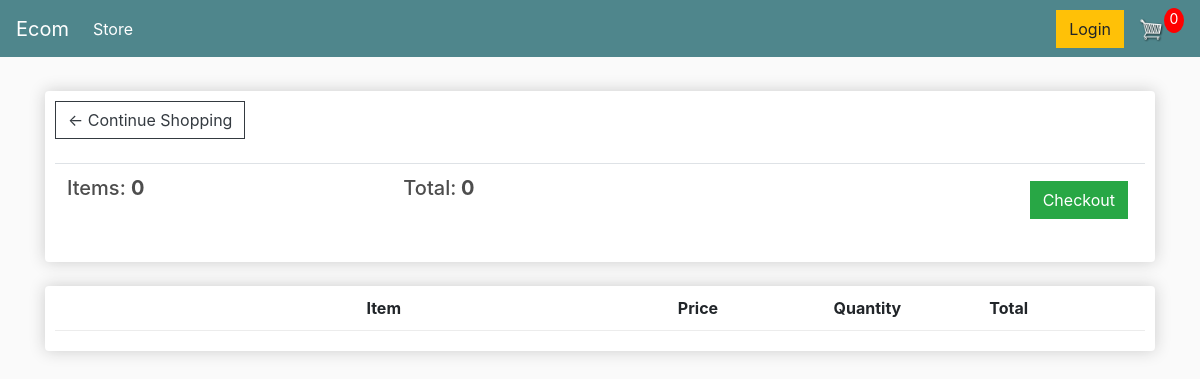
Page /cart (signed in) on the earlier database version.
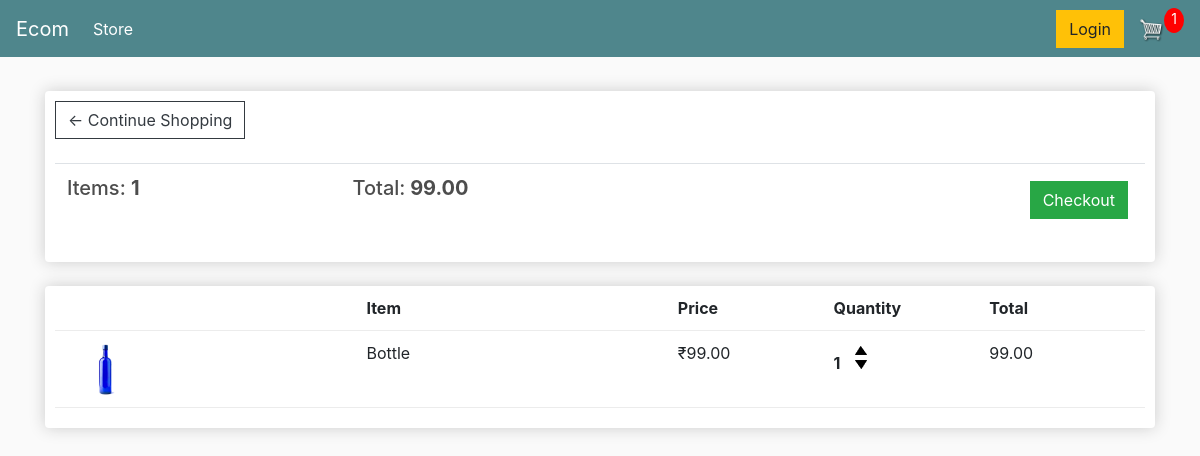
Same page on the later database version.
### store/models.py (models this page shows, shortened)
class Order(models.Model):
    customer=models.ForeignKey(Customer,on_delete=models.SET_NULL,blank=True,null=True)
    date_ordered=models.DateTimeField(auto_now_add=True)
    complete=models.BooleanField(default=False,null=True,blank=False)
    transaction_id=models.CharField(max_length=200,null=True)
    @property
    def get_cart_total(self):
        orderitems=self.orderitem_set.all()
        total=sum([item.get_total for item in orderitems])
        return total
    @property
    def get_cart_items(self):
        orderitems=self.orderitem_set.all()
        total=sum([item.quantity for item in orderitems])
        return total

class OrderItem(models.Model):
    product=models.ForeignKey(Product,on_delete=models.SET_NULL,blank=True,null=True)
    order=models.ForeignKey(Order,on_delete=models.SET_NULL,blank=True,null=True)
    quantity=models.IntegerField(default=0,null=True,blank=True)
    date_added=models.DateTimeField(auto_now_add=True)
    @property
    def get_total(self):
        total=self.product.price*self.quantity
        return total

class Product(models.Model):
    id=models.IntegerField(primary_key=True)
    name=models.CharField(max_length=200,null=True)
    price=models.DecimalField(max_digits=7,decimal_places=2)
    digital=models.BooleanField(default=False,null=True,blank=False)
    image=models.ImageField(null=True,blank=True)
    @property
    def imageURL(self):
        try:
            url=self.image.url
        except:
            url=""
        return url

### store/views.py (the view)
# urls.py: path('cart',views.cart,name='cart'),
def  cart(request):
    data=cartData(request)
    cartItems=data['cartItems']
    order=data['order']
    items=data['items']
    context={'items':items,'order':order,'cartItems':cartItems}
    return render(request,'cart.html',context)

### store/utils.py (called while the page is built)
def cartData(request):
        if request.user.is_authenticated:
                customer=request.user.customer
                order,created=Order.objects.get_or_create(customer=customer,complete=False)
                items=order.orderitem_set.all()
                cartItems=order.get_cart_items
        else:
                cookieData=cookieCart(request)
                cartItems=cookieData['cartItems']
                order=cookieData['order']
                items=cookieData['items']
        return {'items':items,'order':order,'cartItems':cartItems}

### templates/cart.html
{% extends 'main.html' %}
{% load static %}
{% block content %}
	<div class="row">
		<div class="col-lg-12">
			<div class="box-element">
				<a  class="btn btn-outline-dark" href="{% url 'store' %}">&#x2190; Continue Shopping</a>
				<br>
				<br>
				<table class="table">
					<tr>
						<th><h5>Items: <strong>{{order.get_cart_items}}</strong></h5></th>
						<th><h5>Total:<strong> {{order.get_cart_total}}</strong></h5></th>
						<th>
							<a  style="float:right; margin:5px;" class="btn btn-success" href="{% url 'checkout' %}">Checkout</a>
						</th>
					</tr>
				</table>
			</div>
			<br>
			<div class="box-element">
				<div class="cart-row">
					<div style="flex:2"></div>
					<div style="flex:2"><strong>Item</strong></div>
					<div style="flex:1"><strong>Price</strong></div>
					<div style="flex:1"><strong>Quantity</strong></div>
					<div style="flex:1"><strong>Total</strong></div>
				</div>
				{% for item in items %}
				<div class="cart-row">
					<div style="flex:2"><img class="row-image" src="{{item.product.imageURL}}"></div>
					<div style="flex:2"><p>{{item.product.name}}</p></div>
					<div style="flex:1"><p>₹{{item.product.price}}</p></div>
					<div style="flex:1">
						<p class="quantity">{{item.quantity}}</p>
						<div class="quantity">
							<img class="chg-quantity update-cart" data-product={{item.product.id}} data-action="add" src="{% static  'images/arrow-up.png' %}">
							<img class="chg-quantity update-cart" data-product={{item.product.id}} data-action="remove" src="{% static  'images/arrow-down.png' %}">
						</div>
					</div>
					<div style="flex:1"><p>{{item.get_total}}</p></div>
				</div>
				{% endfor %}
			</div>
		</div>
	</div>
{% endblock content %}

Differences in the rows shown:
computed for Order: get_cart_items "0" → "1"; get_cart_total "0" → "99.00"
added OrderItem: product.imageURL (picture), product.name "Bottle", product.price "99.00", quantity "1", get_total "99.00"
Other differences:
{{ cartItems }}: "0" → "1"
